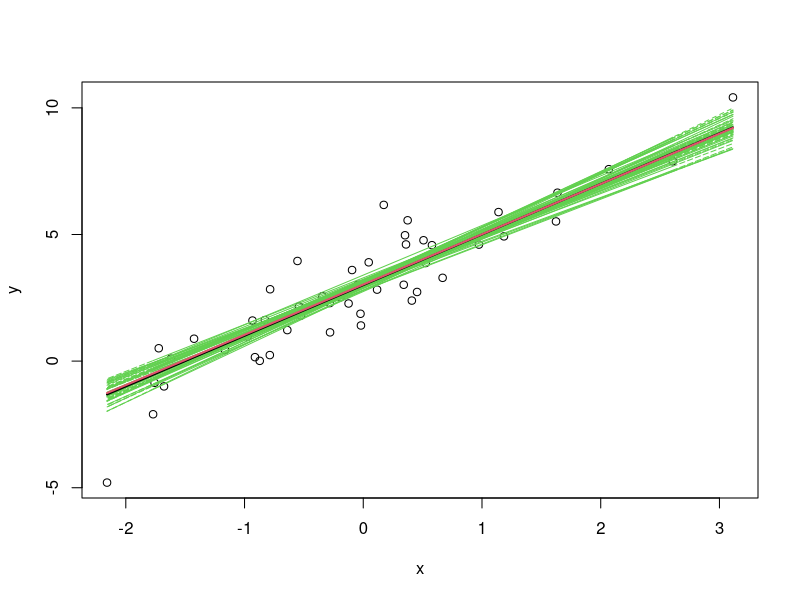
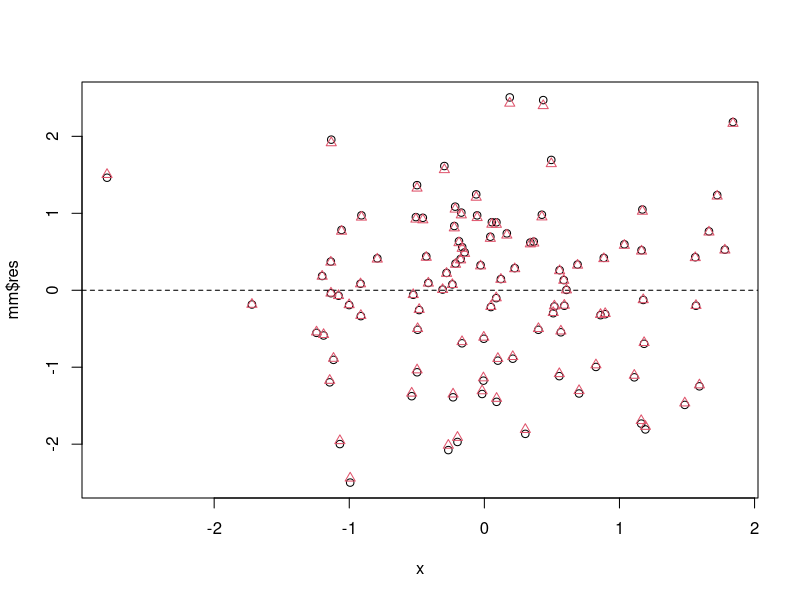
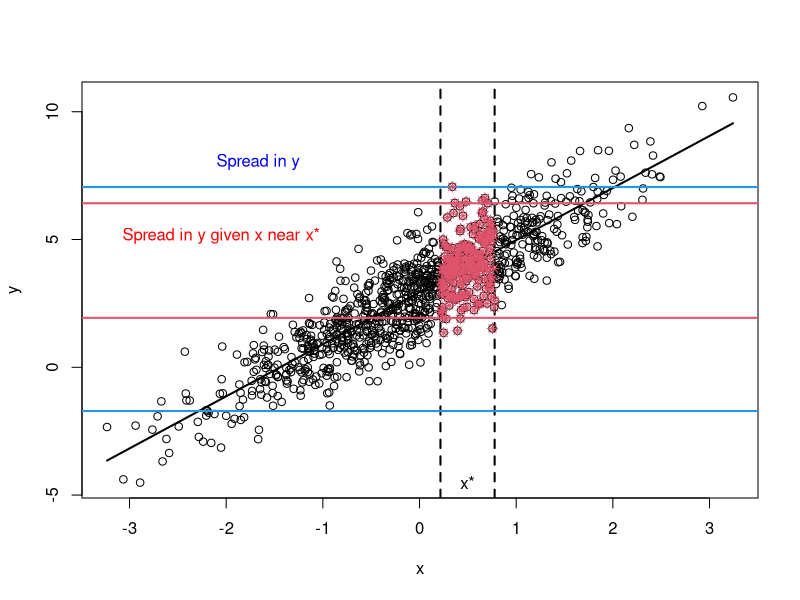
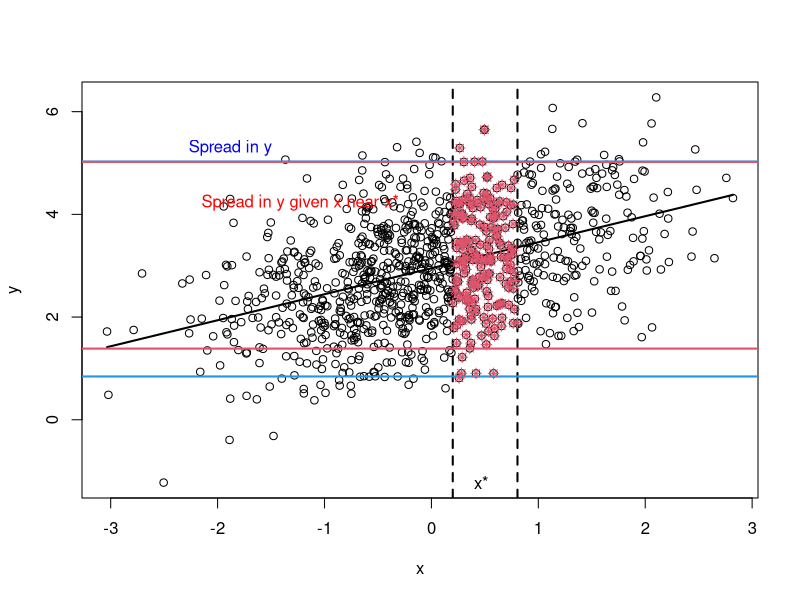
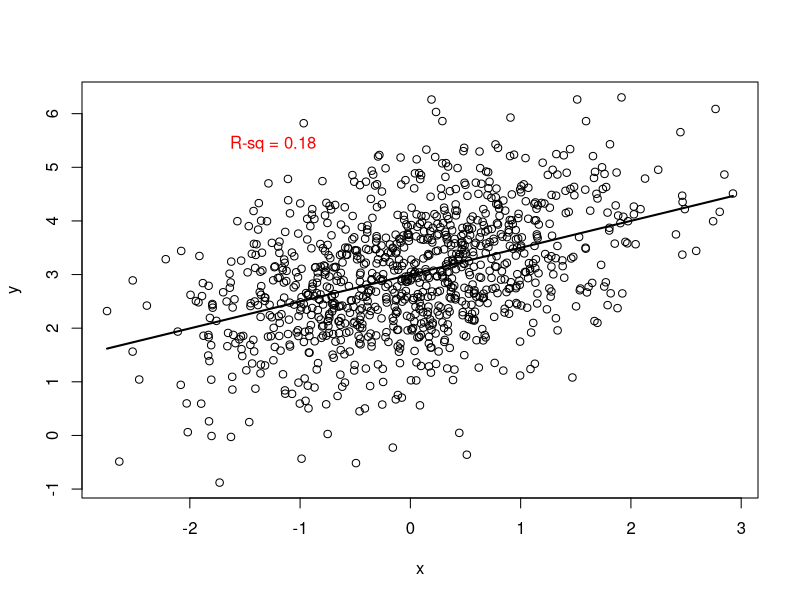
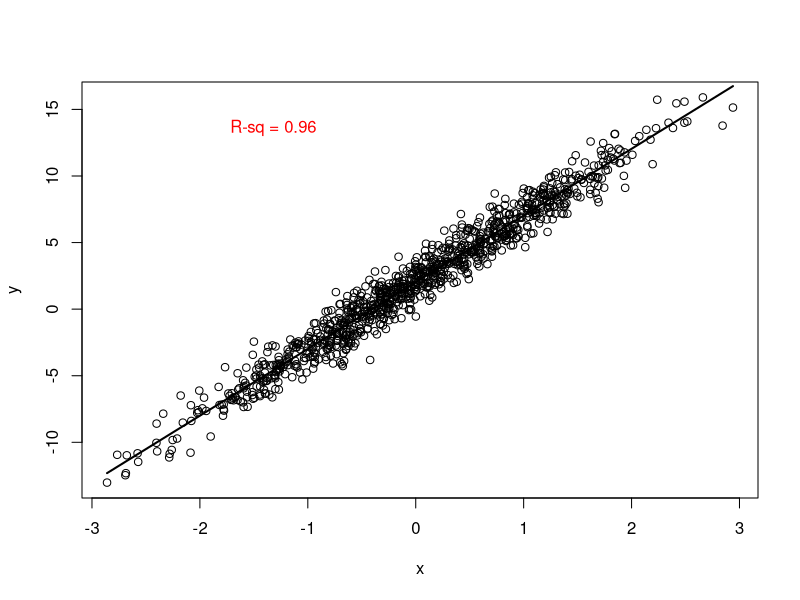
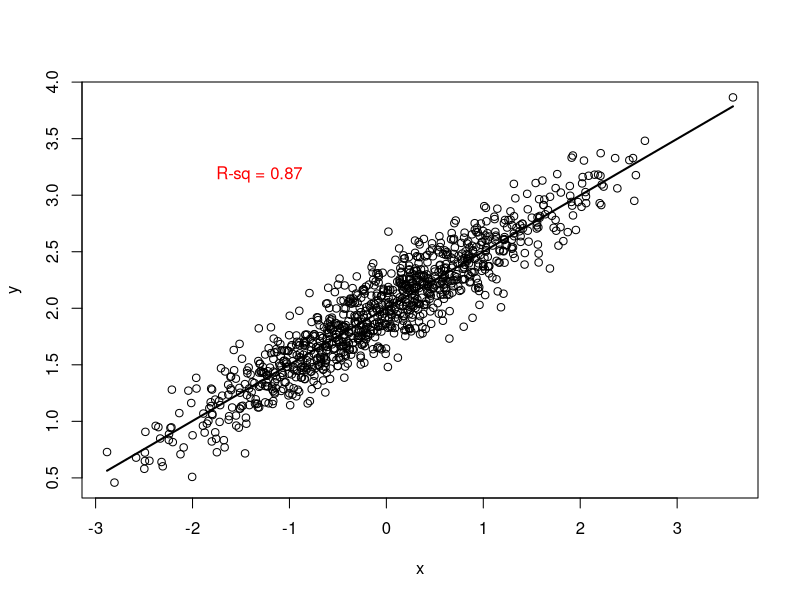
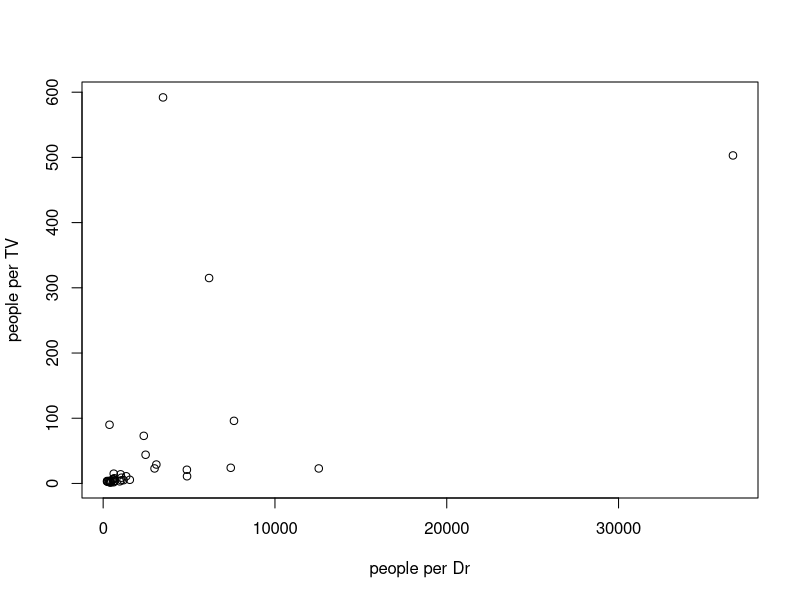

Write the R code that produced these figures, in order.
## ---- chunk 1
### R code from vignette source 'Lecture3-2015.Rnw'

###################################################
### code chunk number 1: l3-fitlev
###################################################
x<-rnorm(50)
mma<-rep(0,2)
for (kk in (1:50)) {
 y<-3+2*x+rnorm(50)
 if (kk==1 ) {plot(x, y)}
 mm<-lm(y~x)
 lines(x,mm$fit,col=3,lty=2)
 mma<-mma+(1/50)*mm$coef }
lines(x,3+2*x,lwd=2)
lines(x,mma[1]+mma[2]*x,lwd=2,col=2)
## ---- chunk 2
###################################################
### code chunk number 2: l3-stdres
###################################################
x<-rnorm(100)
x<-sort(x)
y<-3+2*x+rnorm(100)
mm<-lm(y~x)
plot(x,mm$res)
abline(h=0,lty=2)
points(x,rstandard(mm),pch=2,col=2)
## ---- chunk 3

###################################################
### code chunk number 3: l3-varcomp
###################################################
x<-rnorm(1000)
x<-sort(x)
y<-3+2*x+rnorm(1000)
mm<-lm(y~x)
plot(x,y)
lines(x,mm$fit,lwd=2)
## here I'm marking a vertical slot between the 60th and 80th percentile of x
abline(v=quantile(x,.6),lwd=2,lty=2)
abline(v=quantile(x,.8),lwd=2,lty=2)
## here I mark the 2.5 and 97.5 percentiles of all y (col=4, blue) 
abline(h=quantile(y,.025),lwd=2,col=4)
abline(h=quantile(y,.975),lwd=2,col=4)
ysub<-y[x<quantile(x,.8) & x>quantile(x,.6)]
xsub<-x[x<quantile(x,.8) & x>quantile(x,.6)]
xm<-mean(xsub)
points(xsub,ysub,col=2,pch=8)
## here I mark the percentiles of the y's in the vertical slice
abline(h=quantile(ysub,.025),lwd=2,col=2)
abline(h=quantile(ysub,.975),lwd=2,col=2)
text(quantile(x,.05),quantile(y,.99),"Spread in y",col="blue")
text(xm,min(y),"x*")
text(quantile(x,.025),quantile(ysub,.85),"Spread in y given x near x*",col="red")
## ---- chunk 4
###################################################
### code chunk number 4: l3-varcompb
###################################################
x<-rnorm(1000)
x<-sort(x)
y<-3+.5*x+rnorm(1000)
mm<-lm(y~x)
plot(x,y)
lines(x,mm$fit,lwd=2)
abline(v=quantile(x,.6),lwd=2,lty=2)
abline(v=quantile(x,.8),lwd=2,lty=2)
abline(h=quantile(y,.025),lwd=2,col=4)
abline(h=quantile(y,.975),lwd=2,col=4)
ysub<-y[x<quantile(x,.8) & x>quantile(x,.6)]
xsub<-x[x<quantile(x,.8) & x>quantile(x,.6)]
xm<-mean(xsub)
points(xsub,ysub,col=2,pch=8)
abline(h=quantile(ysub,.025),lwd=2,col=2)
abline(h=quantile(ysub,.975),lwd=2,col=2)
text(quantile(x,.025),quantile(y,.99),"Spread in y",col="blue")
text(xm,min(y),"x*")
text(quantile(x,.1),quantile(ysub,.85),"Spread in y given x near x*",col="red")
## ---- chunk 5
###################################################
### code chunk number 5: l3-r2a
###################################################
x<-rnorm(1000)
x<-sort(x)
y<-3+.5*x+rnorm(1000)
mm<-lm(y~x)
plot(x,y)
lines(x,mm$fit,lwd=2)
rsqa<-round(summary(mm)$r.sq,2)
text(quantile(x,.1),quantile(y,.99),paste("R-sq =",rsqa),col="red")
## ---- chunk 6
###################################################
### code chunk number 6: l3-r2b
###################################################
x<-rnorm(1000)
x<-sort(x)
y<-2+5*x+rnorm(1000)
mm<-lm(y~x)
plot(x,y)
lines(x,mm$fit,lwd=2)
rsqb<-round(summary(mm)$r.sq,2)
text(quantile(x,.1),quantile(y,.99),paste("R-sq =",rsqb),col="red")
## ---- chunk 7
###################################################
### code chunk number 7: l3-r2c
###################################################
x<-rnorm(1000)
x<-sort(x)
y<-2+.5*x+rnorm(1000,sd=.2)
mm<-lm(y~x)
rsqc<-round(summary(mm)$r.sq,2)
plot(x,y)
lines(x,mm$fit,lwd=2)
text(quantile(x,.1),quantile(y,.99),paste("R-sq =",rsqc),col="red")
## ---- chunk 8
###################################################
### code chunk number 8: ch1a
###################################################
TVdat<-read.table('TV.dat',sep='\t') ## reading the data into R
print(dim(TVdat)) ## printing the dimensions of the data
print(names(TVdat))  ## printing the names of the variables
print(row.names(TVdat)) ## printing the names of the countries included
plot(TVdat$ppD,TVdat$ppT,xlab="people per Dr",ylab="people per TV")
id<-identify(TVdat$ppD,TVdat$ppT,row.names(TVdat),pos=T)
## identify() allows you to mark observations in the data with a left mouse click
## end the identify session with a right mouse click
## ---- chunk 9
###################################################
### code chunk number 9: ch1
###################################################
## this code is just a way for me to allow for output to be put in my handouts on the go
## the if-statement allows for the figure to be created even if there are no observations marked
plot(TVdat$ppD,TVdat$ppT,xlab="people per Dr",ylab="people per TV")
if (max(id$ind)!=-Inf) {
text(TVdat$ppD[id$ind],TVdat$ppT[id$ind],row.names(TVdat)[id$ind],pos=id$pos) }
## ---- chunk 10
###################################################
### code chunk number 10: ch2a
###################################################
plot(log(TVdat$ppD),TVdat$ppT) ## taking logs of the x-variable
id<-identify(log(TVdat$ppD),TVdat$ppT,row.names(TVdat),pos=T)
## ---- chunk 11
###################################################
### code chunk number 11: ch2
###################################################
plot(log(TVdat$ppD),TVdat$ppT,xlab="people per Dr",ylab="people per TV")
if (max(id$ind)!=-Inf) {text(log(TVdat$ppD)[id$ind],TVdat$ppT[id$ind],row.names(TVdat)[id$ind],pos=id$pos)}
## ---- chunk 12
###################################################
### code chunk number 12: ch3a
###################################################
plot(log(TVdat$ppD),log(TVdat$ppT)) ## taking logs of both x and y
id<-identify(log(TVdat$ppD),log(TVdat$ppT),row.names(TVdat),pos=T)
mm<-lm(log(TVdat$ppT)~log(TVdat$ppD))
# missing values for ppT for two countries
lines(sort(log(TVdat$ppD)[is.na(TVdat$ppT)==F]),mm$fit[sort.list(log(TVdat$ppD)[is.na(TVdat$ppT)==F])])
## here I use is.na() to identify the observations with missing values, I only plot those that had
## is.na==F for FALSE
## ---- chunk 13
###################################################
### code chunk number 13: ch3
###################################################
plot(log(TVdat$ppD),log(TVdat$ppT))
if (max(id$ind)!=-Inf) {text(log(TVdat$ppD)[id$ind],log(TVdat$ppT)[id$ind],row.names(TVdat)[id$ind],pos=id$pos)}
lines(sort(log(TVdat$ppD)[is.na(TVdat$ppT)==F]),mm$fit[sort.list(log(TVdat$ppD)[is.na(TVdat$ppT)==F])])
## ---- chunk 14
###################################################
### code chunk number 14: ch4
###################################################
## here I create a regression summary in a LateX table format
## you can just use the command summary(mm) in R directly
library(xtable)
xtable(summary(mm), caption="Regression summary", label="tab:ch4")
## ---- chunk 15
###################################################
### code chunk number 15: ch5a
###################################################
induse<-seq(1,dim(TVdat)[1])[is.na(TVdat$ppT)==F] ##id the data with non-missing y-values
plot(log(TVdat$ppD)[induse],mm$res)
abline(h=0)
id<-identify(log(TVdat$ppD)[induse],mm$res,row.names(TVdat)[induse],pos=T) ## mark large residuals
## ---- chunk 16
###################################################
### code chunk number 16: ch5
###################################################
plot(log(TVdat$ppD)[induse],mm$res)
abline(h=0)
if (max(id$ind)!=-Inf) {text((log(TVdat$ppD)[induse])[id$ind],mm$res[id$ind],(row.names(TVdat)[induse])[id$ind],pos=id$pos)}
## ---- chunk 17
###################################################
### code chunk number 17: ch6a
###################################################
lmi<-lm.influence(mm)
plot(log(TVdat$ppD)[induse],lmi$hat,ylab="leverage")
id<-identify(log(TVdat$ppD)[induse],lmi$hat, row.names(TVdat)[induse],pos=T)
## ---- chunk 18
###################################################
### code chunk number 18: ch6
###################################################
plot(log(TVdat$ppD)[induse],lmi$hat,ylab="leverage")
if (max(id$ind)!=-Inf) {text((log(TVdat$ppD)[induse])[id$ind],lmi$hat[id$ind], (row.names(TVdat)[induse])[id$ind],pos=id$pos)}
p<-locator()
## ---- chunk 19
###################################################
### code chunk number 19: ch7a
###################################################
plot(induse,lmi$coef[,2],ylab="Impact on Slope")
abline(h=0)
id<-identify(induse,lmi$coef[,2],label=row.names(TVdat)[induse],pos=T)
## ---- chunk 20
###################################################
### code chunk number 20: ch7
###################################################
plot(induse,lmi$coef[,2],ylab="Impact on Slope")
abline(h=0)
if (max(id$ind)!=-Inf) {text(induse[id$ind],(lmi$coef[,2])[id$ind],label=(row.names(TVdat)[induse])[id$ind],pos=id$pos)}
## ---- chunk 21
###################################################
### code chunk number 21: ch8a
###################################################
plot(induse,lmi$sig,ylab="Impact on Sum of Squares")
id<-identify(induse,lmi$sig,label=row.names(TVdat)[induse],pos=T)
## ---- chunk 22
###################################################
### code chunk number 22: ch8
###################################################
plot(induse,lmi$sig,ylab="Impact on Sum of Squares")
if (max(id$ind)!=-Inf) {text(induse[id$ind],lmi$sig[id$ind],label=(row.names(TVdat)[induse])[id$ind],pos=id$pos)}
## ---- chunk 23
###################################################
### code chunk number 23: ch9
###################################################
print(summary(mm))
